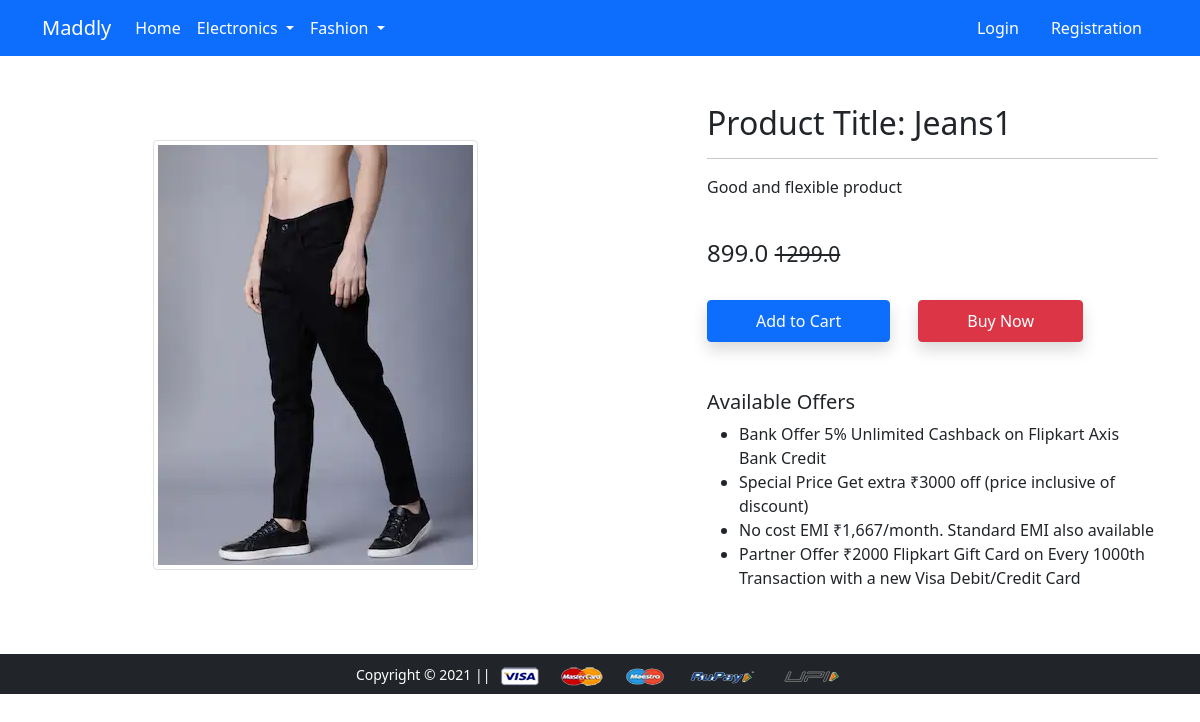
Screenshot of /product-detail/2 with the database file from the repository.
### app/models.py (models this page shows, shortened)
class Product(models.Model):
    title = models.CharField(max_length=100)
    selling_price = models.FloatField()
    discounted_price = models.FloatField()
    description = models.TextField()
    brand = models.CharField(max_length=100)
    category = models.CharField(choices=CATEGORY_CHOICES,max_length=2)
    product_image = models.ImageField(upload_to='productimg')

### app/views.py (the view)
# urls.py: path('product-detail/<int:pk>', views.product_detail, name='product-detail'),
def product_detail(request,pk):
 product = Product.objects.get(pk=pk)
 return render(request, 'app/productdetail.html', {'product':product})

### app/templates/app/productdetail.html (shortened to what this page needs)
{% extends 'app/base.html' %}
{% load static %}
{% block main-content %}
<div class="container my-5">
 <div class="row">
  <div class="col-sm-6 text-center align-self-center">
   <img src="{{ product.product_image.url }}" alt="" class="img-fluid img-thumbnail">
  </div>
  <div class="col-sm-5 offset-sm-1">
   <h2>Product Title: {{ product.title }}</h2>
   <hr>
   <p>{{ product.description }}</p> <br>
   <h4>{{ product.discounted_price }} <small class="fw-light text-decoration-line-through">{{ product.selling_price }}</small></h4> <br>
   <a href="{% url 'add-to-cart' %}" class="btn btn-primary shadow px-5 py-2">Add to Cart</a>
   <a href="{% url 'buy-now' %}" class="btn btn-danger shadow px-5 py-2 ms-4">Buy Now</a>
   <h5 class="mt-5">Available Offers</h5>
   <ul>
    <li>Bank Offer 5% Unlimited Cashback on Flipkart Axis Bank Credit</li>
    <li>Special Price Get extra ₹3000 off (price inclusive of discount)</li>
    <li>No cost EMI ₹1,667/month. Standard EMI also available</li>
    <li>Partner Offer ₹2000 Flipkart Gift Card on Every 1000th Transaction with a new Visa Debit/Credit Card</li>
   </ul>
  </div>
 </div>
</div>
{% endblock main-content %}

### app/templates/app/base.html (style rules this page uses)
body { background-color:white; }

### rows the page displays
Product: product_image (picture), title "Jeans1", description "Good and flexible product", discounted_price "899.0", selling_price "1299.0"
